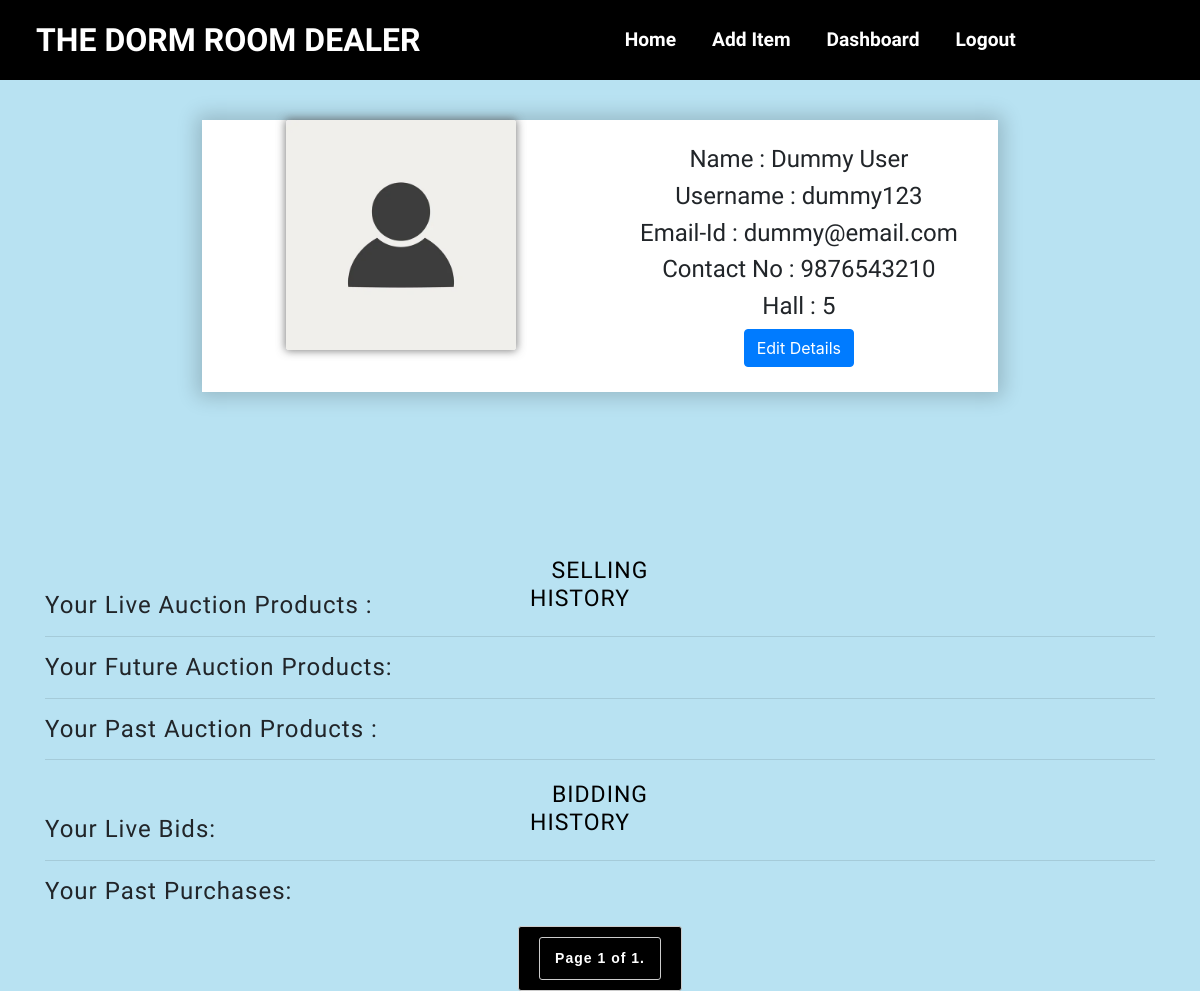
Screenshot of /dashboard (signed in) with the database file from the repository.
### accounts/models.py (models this page shows, shortened)
class CustomUser(AbstractUser):
    notifications = models.ManyToManyField(Notification, blank=True, related_name='users_notifications')
    groups = models.ManyToManyField(Group, blank=True, related_name='users_groups')
    user_permissions = models.ManyToManyField(Permission, blank=True, related_name='users_permissions')

class Detail(models.Model):
    username = models.CharField(max_length=50)
    contact = models.CharField(max_length=10)
    profile = models.ImageField(upload_to='pics',null=True )
    hall = models.IntegerField(null=True)

### accounts/views.py (the view, shortened to what this page needs)
# urls.py: path('dashboard', views.dashboard, name="dashboard"),
@login_required(login_url='login')
def dashboard(request):
    show_notifications_link = False
    if request.method == 'POST':
        item_id = request.POST.get('item_id')
    else:
        item_id = None
    bidder = request.user
    details = bidder
    username = details.username
    obj3 = Detail.objects.filter(username=username)
    contact = ""
    profile = ""
    hall = ""
    for i in obj3:
        contact = i.contact
        profile = i.profile
        hall = i.hall
    user = request.user
    mail = user.email
    id = user.id
    item_obj = Item.objects.filter(highest_bidder=id)
    biddedlive = item_obj.filter(status="live")
    biddedpast = item_obj.filter(status="past")
    pitem = Item.objects.filter(ownermail=mail).filter(status="past")
    litem = Item.objects.filter(ownermail=mail).filter(status="live")
    fitem = Item.objects.filter(ownermail=mail).filter(status="future")
    paginator = Paginator(litem,4)  # Show 4 products per page.
    page_number = request.GET.get('page')
    page_obj = paginator.get_page(page_number)
    paginator2 = Paginator(fitem, 4)
    page_number = request.GET.get('page')
    page_obj2 = paginator2.get_page(page_number)
    paginator3 = Paginator(pitem, 4)
    page_number = request.GET.get('page')
    page_obj3 = paginator3.get_page(page_number)
    paginator4 = Paginator(biddedlive, 4)
    page_number = request.GET.get('page')
    page_obj4 = paginator4.get_page(page_number)
    paginator5 = Paginator(biddedpast, 4)
    page_number = request.GET.get('page')
    page_obj5 = paginator5.get_page(page_number)
    return render(request, "dashboard.html", {'page_obj':page_obj,'page_obj2':page_obj2, 'page_obj3':page_obj3, 'page_obj4':page_obj4, 'page_obj5':page_obj5, "details": details, "contact": contact, "profile": profile, "hall": hall, "show_notifications_link": show_notifications_link})

### templates/dashboard.html (shortened to what this page needs)
{% extends 'base.html' %}
{% block content %}
<div class="container-2">
    <div class="contact-box">
        {% if profile %}
        <div class="left" >
            <img src="/media/{{profile}}" alt="Profile Picture">
        </div>
        {% else %}
        <div class="left" >
            <img src="/static/img/profile.jpeg" alt="Profile Picture">
        </div>
        {% endif %}
        <div class="right">
            <h4>Name : {{details.first_name}} {{details.last_name}} </h4>
            <h4>Username : {{details.username}}</h4>
            <h4>Email-Id : {{details.email}}</h4>
            <h4>Contact No : {{contact}}</h4>
            <h4>Hall : {{hall}}</h4>
            <a href="{% url 'edit_profile' %}" class="btn btn-primary">Edit Details</a>
        </div>
    </div>
</div>
<div class="container" >
    <b><h2>SELLING HISTORY</h2></b>
    <b><h4>Your Live Auction Products :</h4></b>
<hr>
<b><h4>Your Future Auction Products:</h4></b>
<hr>
    <div><b><h4>Your Past Auction Products :</h4></b></div>
<hr>
    <b><h2>BIDDING HISTORY</h2></b>
    <b><h4>Your Live Bids:</h4></b>
    <hr>
    <b><h4>Your Past Purchases:</h4></b>
    <div class="pagination">
        <span class="step-links">
            <span class="current">
                Page {{ page_obj.number }} of {{ page_obj.paginator.num_pages }}.
            </span>
        </span>
    </div>
</div>
{% endblock %}

### static/css/nav.css (style rules this page uses)
body { margin: 0; padding: 0; }
h4 { font-family: 'Barlow Semi Condensed', sans-serif; }
.left { right:10%; }
.container { width: 100%; margin-top: 140px; font-family: sans-serif ; letter-spacing: 1px; }
.container h2 { text-align: center; margin: 0 auto; display: block; color: black; width: 200px; font-size: 23px; font-family: 'Barlow Semi Condensed', sans-serif; top: 35px; padding: 5px; height: 39px; }
.container h2:after { content: ''; border-right: 40px solid transparent; position: relative; left: 68px; top:33px; }
img { width: 230px; height: 230px; border-radius: 3px; box-shadow: 0 0px 8px 1px rgba(87, 87, 87, 0.719); }

### templates/dashboard.html (style rules this page uses)
body { background-color: #B8E2F2; }
.container-2 { position: relative; display: flex; justify-content: center; align-items: center; width: 100%; height: 100%; padding: 20px 150px; margin-top: 20px; }
.contact-box { max-width: 950px; display: grid; grid-template-columns: repeat(2, 1fr); justify-content: center; align-items: center; text-align: center; background-color: rgb(255, 255, 255); box-shadow: 0px 0px 19px 5px rgba(0, 0, 0, 0.19); }
.left { height: 100%; background: no-repeat center; background-size: cover; }
.right { padding: 25px 40px; }
.pagination { display: flex; justify-content: center; align-items: center; margin-top: 20px; background-color: transparent; overflow-x: scroll; width: 100%; }
.pagination a, .pagination span { display: inline-block; padding: 10px 15px; margin: 0 5px; border: 1px solid #ccc; border-radius: 3px; font-size: 14px; text-align: center; color: white; text-decoration: none; background-color: black; }
.pagination .current { font-weight: bold; }

### rows the page displays
CustomUser: first_name "Dummy", last_name "User", username "dummy123", email "dummy@email.com"
Detail: contact "9876543210"

### other values shown
{{ hall }} "5"
{{ page_obj.number }} "1"
{{ page_obj.paginator.num_pages }} "1"
